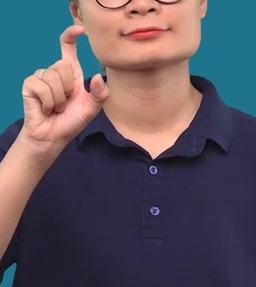
#> input picture scratch/frames_d0539/hand_close_32.jpg, 256 x 287 px, found by its file name; its folder holds 3 pictures in this run
$ python analyze_fingers.py
#> lines starting #> are read from the running program, lines starting #| are printed output that depends on the picture; after the words box and inside, x2 and y2 are one past the last pixel; in counts of white or black regions, pixels touching at a corner belong together
import cv2
import numpy as np

for idx in [32, 40, 48]:
    img = cv2.imread(f'scratch/frames_d0539/hand_close_{idx}.jpg')
#> img is the input picture: shape (287, 256, 3); mean B, G, R 96.8, 85.9, 92.3
    hsv = cv2.cvtColor(img, cv2.COLOR_BGR2HSV)
#> hsv: shape (287, 256, 3); mean H, S, V 83.6, 111.7, 120.3
    lower = np.array([0, 25, 60], dtype=np.uint8)
    upper = np.array([25, 255, 255], dtype=np.uint8)
    mask = cv2.inRange(hsv, lower, upper)
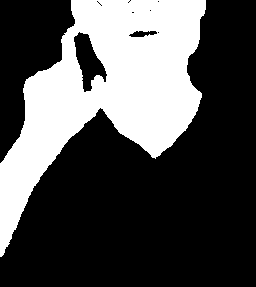
#> mask: shape (287, 256); 31.2% white; 1 white region, box (x1, y1, x2, y2) and area: (0, 0, 206, 257) 22914

    # Bỏ phần mặt (nếu có ở đỉnh ảnh)
    mask[:int(mask.shape[0]*0.2), :] = 0
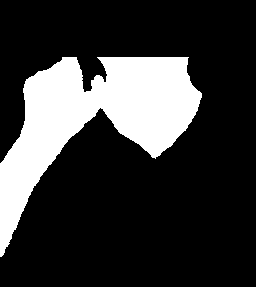
#> mask: shape (287, 256); 21.6% white; 1 white region

    contours, _ = cv2.findContours(mask, cv2.RETR_EXTERNAL, cv2.CHAIN_APPROX_SIMPLE)
#> contours = 1 contour; box (x1, y1, x2, y2) and area: (0, 57, 202, 257) 15490
    if contours:
        c = max(contours, key=cv2.contourArea)
#> c = contour of 305 points, box (x1, y1, x2, y2) (0, 57, 202, 257), area 15490
        x, y, w, h = cv2.boundingRect(c)
#> x = 0; y = 57; w = 202; h = 200
        aspect_ratio = float(w) / h
#> aspect_ratio = 1.01
        print(f"Frame {idx}: bbox=({x},{y},{w},{h}), aspect_ratio(w/h)={aspect_ratio:.2f}, area={cv2.contourArea(c)}")
#| Frame 32: bbox=(0,57,202,200), aspect_ratio(w/h)=1.01, area=15490.5
#> pass 2 of the loop `for idx in [32, 40, 48]:`:
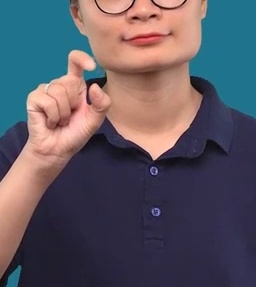
#> input picture scratch/frames_d0539/hand_close_40.jpg, 256 x 287 px, found by its file name
#> img is the input picture: shape (287, 256, 3); mean B, G, R 98.2, 87.8, 92.9
#> hsv: shape (287, 256, 3); mean H, S, V 82.2, 112.8, 122.1
#> `mask = cv2.inRange(hsv, lower, upper)`:
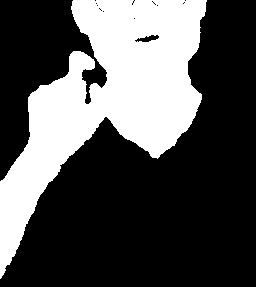
#> mask: shape (287, 256); 31.9% white; 1 white region, box (x1, y1, x2, y2) and area: (0, 0, 207, 279) 23422
#> `mask[:int(mask.shape[0]*0.2), :] = 0`:
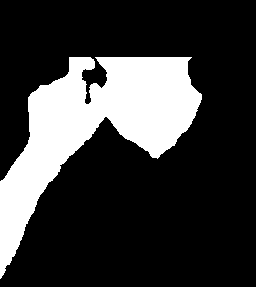
#> mask: shape (287, 256); 22.6% white; 1 white region
#> contours = 1 contour; box (x1, y1, x2, y2) and area: (0, 57, 202, 279) 16214
#> c = contour of 338 points, box (x1, y1, x2, y2) (0, 57, 202, 279), area 16214
#> h = 222
#> aspect_ratio = 0.91
#| Frame 40: bbox=(0,57,202,222), aspect_ratio(w/h)=0.91, area=16213.5
#> pass 3 of the loop `for idx in [32, 40, 48]:`:
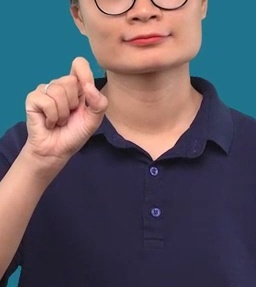
#> input picture scratch/frames_d0539/hand_close_48.jpg, 256 x 287 px, found by its file name
#> img is the input picture: shape (287, 256, 3); mean B, G, R 98.1, 87.6, 92.2
#> hsv: shape (287, 256, 3); mean H, S, V 82.3, 113.2, 121.8
#> `mask = cv2.inRange(hsv, lower, upper)`:
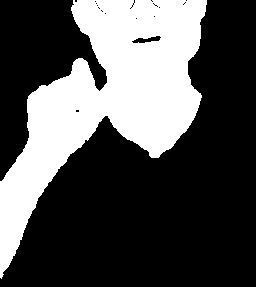
#> mask: shape (287, 256); 31.7% white; 1 white region, box (x1, y1, x2, y2) and area: (0, 0, 207, 279) 23309
#> `mask[:int(mask.shape[0]*0.2), :] = 0`:
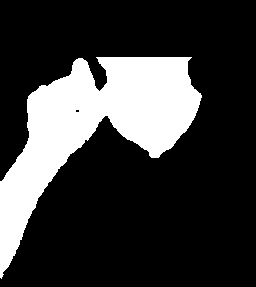
#> mask: shape (287, 256); 22.6% white; 1 white region
#> contours = 1 contour; box (x1, y1, x2, y2) and area: (0, 57, 202, 279) 16254
#> c = contour of 306 points, box (x1, y1, x2, y2) (0, 57, 202, 279), area 16254
#| Frame 48: bbox=(0,57,202,222), aspect_ratio(w/h)=0.91, area=16254.0
